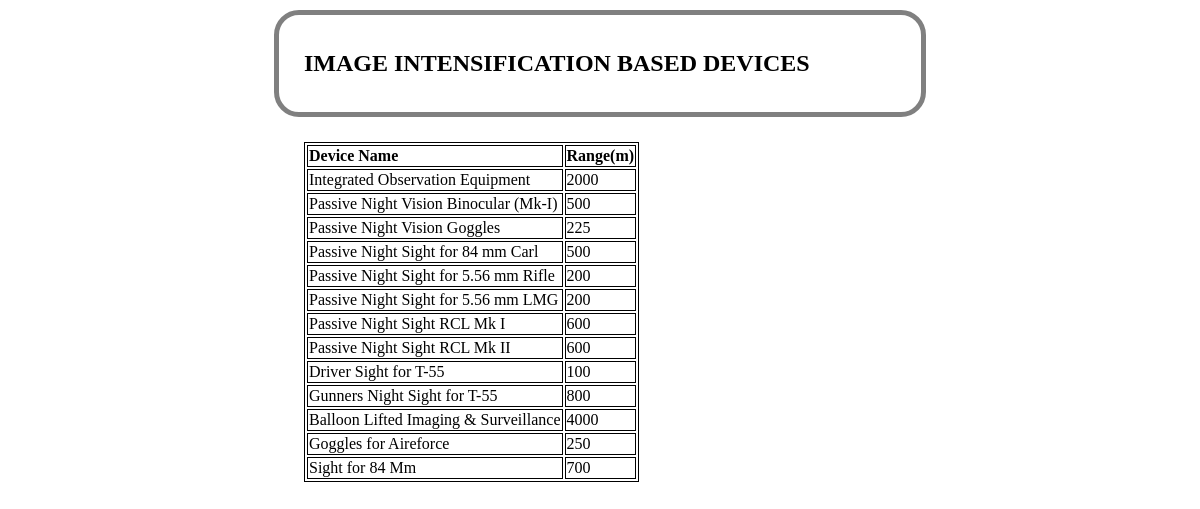
The app's page /index/ with its own data.
### device_list/models.py (models this page shows, shortened)
class Device(models.Model):
    name = models.CharField(max_length=128, unique=True)
    device_range = models.IntegerField(default=0)

### device_list/views.py (the view)
# urls.py: url(r'^index/', include('device_list.urls')),
def index(request):
    device_list = Device.objects.all()
    context_dict = {'devices': device_list}
    return render(request, 'devices/index.html', context_dict)

### templates/devices/index.html (shortened to what this page needs)
<!DOCTYPE html>
<html>
    <head>
    </head>
    <body>
	<div class="container" id="header">
        <h2>IMAGE INTENSIFICATION BASED DEVICES</h2>
	</div>
	<div class="container">
        {% if devices %}
            <table class=data>
		<tr><td><b>Device Name</b></td><td><b>Range(m)</b></td></tr>
                {% for device in devices %}
                <tr><td>{{ device.name }}</td><td>{{ device.device_range }}</td></tr>
                {% endfor %}
            </table>
        {% else %}
            <strong>There are no devices present.</strong>
        {% endif %}
	</div>
    </body>
</html>

### templates/devices/index.html (style rules this page uses)
body { background-color: #ffffff; font-family: "Times New Roman", Times, serif; }
table, th, td { border: 1px solid black; test-align:center; }
#header { border: 5px solid gray; }
div.container { border-radius: 25px; height:auto; width:50%; margin-top: 10px; margin-left: auto; margin-right: auto; padding: 15px 25px; }

### records on screen
Device: name "Integrated Observation Equipment", device_range "2000"
Device: name "Passive Night Vision Binocular (Mk-I)", device_range "500"
Device: name "Passive Night Vision Goggles", device_range "225"
Device: name "Passive Night Sight for 84 mm Carl", device_range "500"
Device: name "Passive Night Sight for 5.56 mm Rifle", device_range "200"
Device: name "Passive Night Sight for 5.56 mm LMG", device_range "200"
Device: name "Passive Night Sight RCL Mk I", device_range "600"
Device: name "Passive Night Sight RCL Mk II", device_range "600"
Device: name "Driver Sight for T-55", device_range "100"
Device: name "Gunners Night Sight for T-55", device_range "800"
Device: name "Balloon Lifted Imaging & Surveillance", device_range "4000"
Device: name "Goggles for Aireforce", device_range "250"
Device: name "Sight for 84 Mm", device_range "700"
